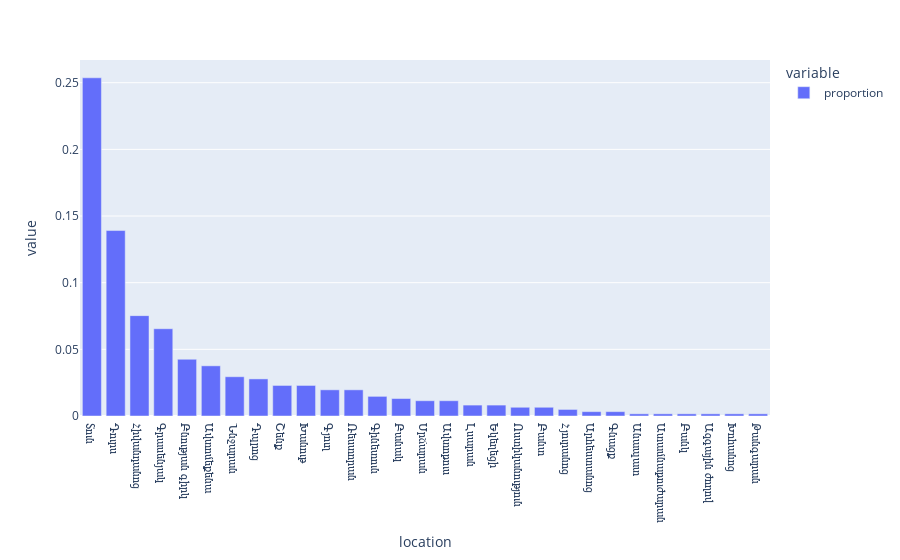

Here is the notebook cell this chart was saved with:
### Code cell
place_df = df.value_counts("location", normalize=True)

place_df.drop(index="Այլ(գրեք ավելացնենք)", inplace=True)

px.bar(place_df)

### Figure 1 — Plotly figure (JSON) as saved in the notebook; plotly's stock layout.template omitted (floating-point values rounded to 4 significant figures)
{"data": [{"hovertemplate": "variable=proportion<br>location=%{x}<br>value=%{y}<extra></extra>", "legendgroup": "proportion", "marker": {"color": "#636efa", "pattern": {"shape": ""}}, "name": "proportion", "orientation": "v", "showlegend": true, "textposition": "auto", "type": "bar", "x": ["Տուն", "Դուրս", "Հիվանդանոց", "Գրասենյակ", "Բնության գիրկ", "Ավտոմեքենա", "Ննջարան", "Դպրոց", "Շենք", "Խանութ", "Գյուղ", "Ռեստորան", "Գինետուն", "Բանակ", "Սրճարան", "Ավտոբուս", "Լսարան", "Եկեղեցի", "Ոստիկանություն", "Բանտ", "Հյուրանոց", "Արհեստանոց", "Գնացք", "Անապատ", "Ատամնաբուժարան", "Բանկ", "Ազգային ժողով", "Խոհանոց", "Թանգարան"], "xaxis": "x", "y": [0.2537, 0.1391, 0.07529, 0.06547, 0.04255, 0.03764, 0.02946, 0.02782, 0.02291, 0.02291, 0.01964, 0.01964, 0.01473, 0.01309, 0.01146, 0.01146, 0.008183, 0.008183, 0.006547, 0.006547, 0.00491, 0.003273, 0.003273, 0.001637, 0.001637, 0.001637, 0.001637, 0.001637, 0.001637], "yaxis": "y"}], "layout": {"barmode": "relative", "legend": {"title": {"text": "variable"}, "tracegroupgap": 0}, "margin": {"t": 60}, "xaxis": {"anchor": "y", "domain": [0, 1], "title": {"text": "location"}}, "yaxis": {"anchor": "x", "domain": [0, 1], "title": {"text": "value"}}}}
